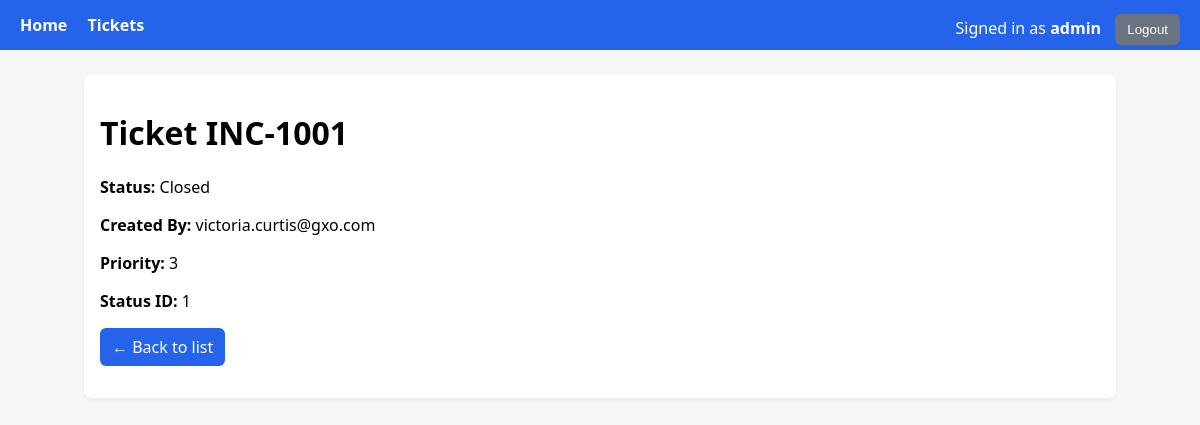
/INC-1001 (signed in), run on the app's committed database.
### tables this page shows
CREATE TABLE users (
    id INTEGER PRIMARY KEY AUTOINCREMENT,
    username TEXT NOT NULL UNIQUE,
    password_hash TEXT NOT NULL,
    email TEXT UNIQUE,
    role_id INTEGER NOT NULL,
    created_at DATETIME DEFAULT CURRENT_TIMESTAMP,
    FOREIGN KEY (role_id) REFERENCES roles(id) ON UPDATE CASCADE ON DELETE RESTRICT
);

CREATE TABLE Tickets (
            Ticket      VARCHAR PRIMARY KEY,
            Status      VARCHAR,
            CreatedBy   VARCHAR,
            PriorityID  INTEGER,
            StatusID    VARCHAR
        , Description TEXT NULL);

### tickets/routes.py (the view)
@tickets_bp.get("/<ticket>")
@login_required
def detail(ticket):
    row = repo.get_ticket(ticket)
    if not row:
        return ("Not found", 404)
    return render_template("ticket_detail.html", row=row, user=get_current_user())

### auth/service.py (called while the page is built)
def get_current_user():
    user_id = session.get("user_id")
    if not user_id:
        return None
    sql = text("""
        SELECT id, username, email, role_id
        FROM users
        WHERE id = :id
        LIMIT 1
    """)
    with connect() as conn:
        row = conn.execute(sql, {"id": user_id}).mappings().first()
        if not row:
            return None
        return {
            "id": row["id"],
            "username": row["username"],
            "email": row["email"],
            "role_id": row["role_id"],
        }

### db.py (called while the page is built)
def get_engine():
    if _engine is None:
        raise RuntimeError("DB engine not initialised; call init_engine() first.")
    return _engine

@contextmanager
def connect():
    with get_engine().connect() as conn:
        yield conn

### tickets/repository.py (called while the page is built)
def get_ticket(ticket_id: str) -> Optional[Dict[str, Any]]:
    sql = text("""
        SELECT
            Ticket,
            Status,
            CreatedBy,
            PriorityID,
            StatusID,
            Description
        FROM Tickets
        WHERE Ticket = :t
    """)
    with connect() as conn:
        row = conn.execute(sql, {"t": ticket_id}).mappings().first()
        return dict(row) if row else None

### templates/ticket_detail.html (shortened to what this page needs)
{% extends "base.html" %}
{% block content %}
<h1>Ticket {{ row.Ticket }}</h1>
<p><strong>Status:</strong> {{ row.Status }}</p>
<p><strong>Created By:</strong> {{ row.CreatedBy }}</p>
<p><strong>Priority:</strong> {{ row.PriorityID }}</p>
<p><strong>Status ID:</strong> {{ row.StatusID }}</p>
<p>
  <a class="btn" href="{{ url_for('tickets.list') }}">← Back to list</a>
</p>
{% endblock %}

### templates/base.html (shortened to what this page needs)
<!doctype html>
<html>
<head>
</head>
<body>
<header>
  <nav>
    <a href="{{ url_for('home') }}">Home</a>
    <a href="{{ url_for('tickets.list') }}">Tickets</a>
    <span class="right">
      {% if session.get('user_id') %}
        <span style="margin-right:10px;">Signed in as <strong>{{ session.get('username') }}</strong></span>
        <form class="inline" method="post" action="{{ url_for('auth.logout') }}">
          <button class="btn secondary" type="submit">Logout</button>
        </form>
      {% else %}
        <a href="{{ url_for('auth.login_form') }}">Login</a>
        <a href="{{ url_for('auth.register_form') }}">Register</a>
      {% endif %}
    </span>
  </nav>
</header>
<main>
  {% block content %}{% endblock %}
</main>
</body>
</html>

### templates/base.html (style rules this page uses)
:root { --brand:#2563eb }
body { font-family: system-ui, Segoe UI, Roboto, Arial, sans-serif; margin:0; background:#f7f7f7; }
header { background: var(--brand); color:#fff; padding:14px 20px; }
header a { color:#fff; text-decoration:none; margin-right:16px; font-weight:600; }
main { max-width: 1000px; margin: 24px auto; padding: 16px; background:#fff; border-radius:8px; box-shadow:0 2px 6px rgba(0,0,0,.06); }
.btn { display:inline-block; background:#2563eb; color:#fff; padding:8px 12px; border-radius:6px; text-decoration:none; border:none; cursor:pointer; }
.btn.secondary { background:#6b7280; }
form.inline { display:inline; margin:0; }
.right { float:right; }

### data on the page
users: get "admin"
Tickets: Ticket "INC-1001", Status "Closed", CreatedBy "victoria.curtis@gxo.com", PriorityID "3", StatusID "1"
